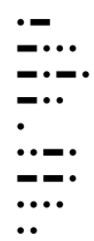
#> input picture Resources/alphabet.jpg, 94 x 241 px
$ python Main.py
#> lines starting #> are read from the running program, lines starting #| are printed output that depends on the picture; after the words box and inside, x2 and y2 are one past the last pixel; in counts of white or black regions, pixels touching at a corner belong together
import cv2

#dict for alphanumeric to morse
MORSE_CODE_DICT = { 'A':'.-', 'B':'-...',
                    'C':'-.-.', 'D':'-..', 'E':'.',
                    'F':'..-.', 'G':'--.', 'H':'....',
                    'I':'..', 'J':'.---', 'K':'-.-',
                    'L':'.-..', 'M':'--', 'N':'-.',
                    'O':'---', 'P':'.--.', 'Q':'--.-',
                    'R':'.-.', 'S':'...', 'T':'-',
                    'U':'..-', 'V':'...-', 'W':'.--',
                    'X':'-..-', 'Y':'-.--', 'Z':'--..',
                    '1':'.----', '2':'..---', '3':'...--',
                    '4':'....-', '5':'.....', '6':'-....',
                    '7':'--...', '8':'---..', '9':'----.',
                    '0':'-----', ', ':'--..--', '.':'.-.-.-',
                    '?':'..--..', '/':'-..-.', '-':'-....-',
                    '(':'-.--.', ')':'-.--.-'}

#arr to morse letter
def decrypt(message):
    decipher = ''
    dummy = ''
    ans=''
    for letter in message:
        if letter==" ":
            try:
                ans+= list(MORSE_CODE_DICT.keys())[list(MORSE_CODE_DICT.values()).index(dummy)]
                dummy=''
            except:
                pass
        else:
            dummy += letter
    if dummy!='':
        try:
            ans += list(MORSE_CODE_DICT.keys())[list(MORSE_CODE_DICT.values()).index(dummy)]
        except:
            pass
    return ans

#shapes to .-by area
def getContours(img,method):
    contours,Hierchy=cv2.findContours(img,cv2.RETR_EXTERNAL,cv2.CHAIN_APPROX_NONE)
    arr=[]
    y=[]
    for cnt in contours:
        area=cv2.contourArea(cnt)
        arr.append(area)
        peri=cv2.arcLength(cnt,True)
        approx=cv2.approxPolyDP(cnt,0.02*peri,True)
        a,b,c,d=cv2.boundingRect(approx)
        y.append(b+d/2)
    if method=='image':
        arr=arr[::-1]
        y=y[::-1]
    if len(arr)>0:
        mid=sum(arr)/len(arr)
    else:
        return ''
    last=y[0]
    for i in range(1,len(y)):
        diff=y[i]-last
        last=y[i]
        y[i-1]=diff
    y.pop()
    if y:
        y_mid=(max(y)+min(y))/2
    else:
        return
    code=[]
    for i in range(len(arr)-1):
        if arr[i]>mid:
            code.append('-')
        else:
            code.append('.')
        if y[i] > y_mid:
            code.append(" ")
    if arr[-1] > mid:
        code.append('-')
    else:
        code.append('.')
    return decrypt(code)

# [17 lines of commented-out code are left out]
img=cv2.imread('Resources/alphabet.jpg')
#> img is the input picture: shape (241, 94, 3); min 0, max 255, mean 236.2
img = cv2.cvtColor(img, cv2.COLOR_BGR2GRAY)
#> img: shape (241, 94)
#img = cv2.GaussianBlur(img, (7, 7), 0)
img=cv2.Canny(img,100,100)
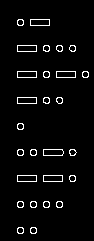
#> img: shape (241, 94); 3.8% white in thin lines or dots, all inside (x1, y1, x2, y2) = (17, 19, 89, 234)
decoded=getContours(img,'image')
#> in getContours, `contours,Hierchy=cv2.findContours(img,cv2.RETR_EXTERNAL,cv2.CHAIN_APPR..`: contours = 27 contours; largest, box (x1, y1, x2, y2) and area: (43, 149, 64, 156) 117, (43, 175, 63, 182) 114, (17, 175, 37, 182) 114, (17, 97, 37, 104) 114, (56, 71, 76, 78) 114
#> the loop in getContours, `for cnt in contours:` made 27 passes
#> (area, peri, a, b, c) on passes 1, 2, 3, 4, 5, 6, 7, 10, 11, 12, 13, 14: (34, 21.66, 30, 227, 7), (34, 21.66, 17, 227, 7), (34, 21.66, 56, 201, 7), (34, 21.66, 43, 201, 7), (34, 21.66, 30, 201, 7), (34, 21.66, 17, 201, 7), (33, 21.66, 69, 175, 7), (34, 22.49, 69, 149, 8), (117, 50.83, 43, 149, 21), (34, 21.66, 30, 149, 7), (34, 21.66, 17, 149, 7), (34, 21.66, 17, 123, 7)
#> (area, peri, approx, a, b, c) on passes 8, 9, 17, 19, 21, 25: (114, 50, [[43, 175], [43, 181], [62, 181], [62, 175]], 43, 175, 20), (114, 50, [[17, 175], [17, 181], [36, 181], [36, 175]], 17, 175, 20), (114, 50, [[17, 97], [17, 103], [36, 103], [36, 97]], 17, 97, 20), (114, 50, [[56, 71], [56, 77], [75, 77], [75, 71]], 56, 71, 20), (114, 50, [[17, 71], [17, 77], [36, 77], [36, 71]], 17, 71, 20), (114, 50, [[17, 45], [17, 51], [36, 51], [36, 45]], 17, 45, 20)
#> after the loop in getContours, `for cnt in contours:`: arr = 27 values, max 117 at index 10, min 31.5 at index 21, mean 57.5; y = 27 values, max 230.5 at index 0, min 22.5 at index 25, mean 125.5
#> in getContours, `arr=arr[::-1]`: arr = 27 values, max 117 at index 16, min 31.5 at index 5, mean 57.5
#> in getContours, `y=y[::-1]`: y = 27 values from 22.5 to 230.5
#> in getContours, `mid=sum(arr)/len(arr)`: mid = 57.5
#> in getContours, `last=y[0]`: last = 22.5
#> the loop in getContours, `for i in range(1,len(y)):` made 26 passes
#> (diff, last) on passes 1 to 12: (0, 22.5), (26, 48.5), (0, 48.5), (0, 48.5), (0, 48.5), (26, 74.5), (0, 74.5), (0, 74.5), (0, 74.5), (26, 100.5), (0, 100.5), (0, 100.5)
#> after the loop in getContours, `for i in range(1,len(y)):`: y = 27 values, max 230.5 at index 26, min 0 at index 0, mean 16.24
#> in getContours, `y_mid=(max(y)+min(y))/2`: y_mid = 13
#> the loop in getContours, `for i in range(len(arr)-1):` made 26 passes
#> after the loop in getContours, `for i in range(len(arr)-1):`: code = 34 items, first 6: '.', '-', ' ', '-', '.', '.'
#> the loop in decrypt, `for letter in message:` made 35 passes
#> in decrypt, `ans += list(MORSE_CODE_DICT.keys())[list(MORSE_CODE_DICT.values()).ind..`: ans = 'ABCDEFGHI'
#> decoded = 'ABCDEFGHI'
print(decoded)
#| ABCDEFGHI
